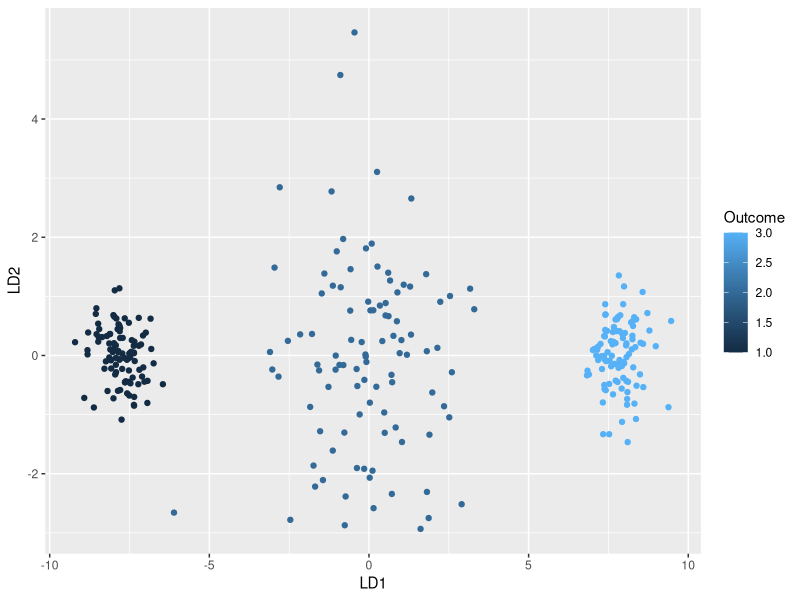

The R source for this figure:

rm(list=ls())

library(MASS)
library(mvtnorm)
library(ggplot2)
set.seed(12345678)
x1=rmvnorm(100,mean=c(1,1),sigma=0.01*diag(2))
x2=rmvnorm(100,mean=c(2,2),sigma=0.1*diag(2))
x3=rmvnorm(100,mean=c(3,3),sigma=0.01*diag(2))
X=rbind(x1,x2,x3)
y=c(rep(1,100),rep(2,100),rep(3,100))
s <- sort(sample(nrow(X), 4))
print(X[s, ])
print(y[s])
tol <- 1e-04
X <- as.matrix(X)
n <- nrow(X)
p <- ncol(X)
g <- as.factor(y)
lev <- lev1 <- levels(g)
counts <- as.vector(table(g))
proportions <- counts/n
ng <- length(proportions)
names(counts) <- lev1 # `names(prior)` excised
# group counts and proportions of the total:
print(cbind(counts, proportions))

## drop attributes to avoid e.g. matrix() methods
group.means <- tapply(c(X), list(rep(g, p), col(X)), mean)
f1 <- sqrt(diag(var(X - group.means[g,  ])))
# scale columns to unit variance before checking for collinearity
scaling <- diag(1/f1, p)

# group centroids
print(group.means)

# within-group standard deviations
print(f1)
# inverses of within-group standard deviations
scaling0 <- scaling
print(scaling0)
# within-group correlation matrix
print(cor(X - group.means[g, ]))
# within-group covariance matrix after standardization
print(cov((X - group.means[g, ]) %*% scaling))

fac <- 1/n # excise conditional case `method == "moment"`
XX <- sqrt(fac) * (X - group.means[g,  ]) %*% scaling
X.s <- svd(XX, nu = 0L)
rank <- sum(X.s$d > tol)
scaling <- scaling %*% X.s$v[,1L:rank] %*% diag(1/X.s$d[1L:rank],rank)

# standardized within-group centered data
Xhat <- (X - group.means[g,  ]) %*% scaling0
# eigendecomposition of covariance
E <- eigen(cov(Xhat))
# sphering matrix (alternative calculation)
scaling0 %*% E$vectors %*% diag(1/sqrt(E$values))
# sphering matrix
scaling1 <- scaling
print(scaling1)
# within-group covariance matrix after sphering
print(cov((X - group.means[g, ]) %*% scaling))
xbar <- colSums(proportions %*% group.means) # sub `proportions` for `prior`
fac <- 1/(ng - 1) # excise conditional case `method == "mle"`
XX <- sqrt((n * proportions)*fac) * # sub `proportions` for `prior`
  scale(group.means, center = xbar, scale = FALSE) %*% scaling
X.s <- svd(XX, nu = 0L)
rank <- sum(X.s$d > tol * X.s$d[1L])
scaling <- scaling %*% X.s$v[, 1L:rank]
# excise conditional case `is.null(dimnames(x))`
dimnames(scaling) <- list(colnames(X), paste("LD", 1L:rank, sep = ""))
dimnames(group.means)[[2L]] <- colnames(X)
# number of dimensions in the sphering-transformed group centroid SVD
print(rank)

# discriminant coefficients
scaling2 <- scaling
print(scaling2)
# discriminant coordinates of centered group centroids
print((group.means - matrix(1, ng, 1) %*% t(xbar)) %*% scaling2)
# as recovered using `predict.lda()`
lda.model <- lda(X, grouping = y)
print(predict(lda.model, as.data.frame(lda.model$means))$x)

# center data around weighted means & transform
means <- colSums(lda.model$prior * lda.model$means)
mod <- scale(X, center = means, scale = FALSE) %*% 
  lda.model$scaling
# visualize the features in the two LDA dimensions
plot.df <- data.frame(mod, "Outcome" = y)
library(ggplot2)
ggplot(plot.df, aes(x = LD1, y = LD2, color = Outcome)) + geom_point()

